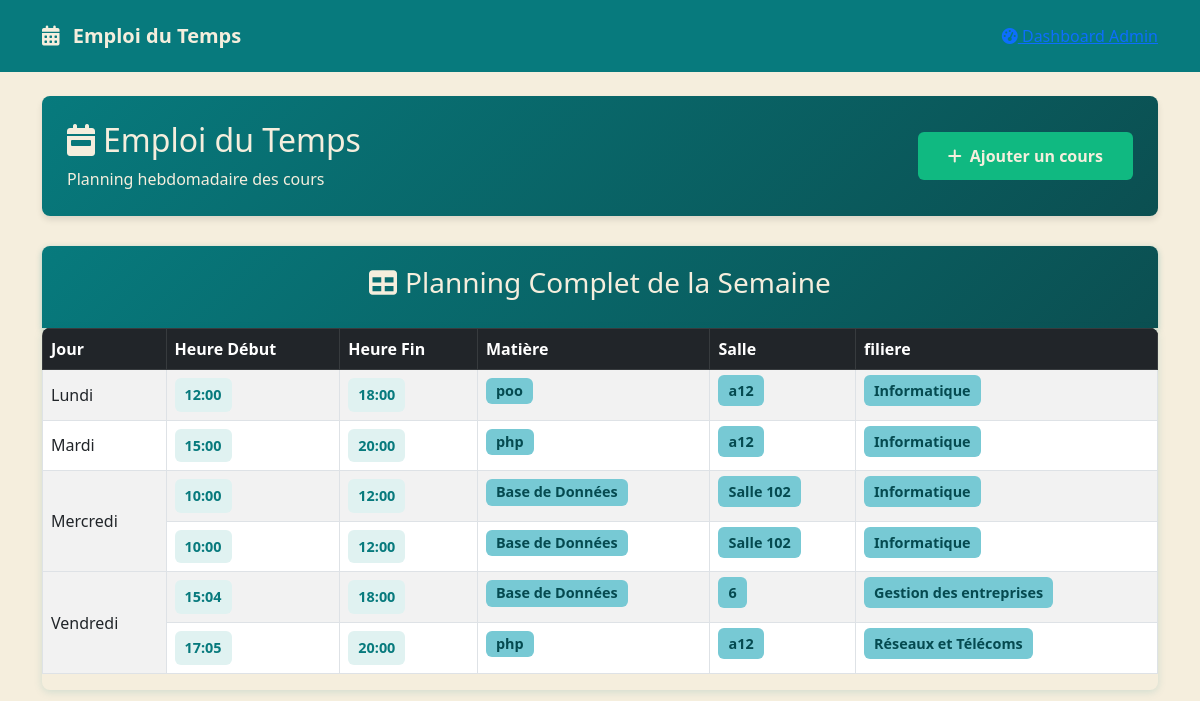
Page /admin/viewsAdmin/emploi_du_temps/indexliste.php (signed in) on the committed database.
### tables this page shows
CREATE TABLE `emplois_temps` (
  `id_cours` int(11) NOT NULL,
  `id_filiere` int(11) NOT NULL,
  `id_matiere` int(11) NOT NULL,
  `jour` enum('Lundi','Mardi','Mercredi','Jeudi','Vendredi','Samedi') NOT NULL,
  `heure_debut` time NOT NULL,
  `heure_fin` time NOT NULL,
  `salle` varchar(50) DEFAULT NULL
);

CREATE TABLE `matieres` (
  `id_matiere` int(11) NOT NULL,
  `nom_matiere` varchar(100) NOT NULL,
  `coefficient` int(11) DEFAULT 1,
  `id_professeur` int(11) DEFAULT NULL
);

CREATE TABLE `filieres` (
  `id_filiere` int(11) NOT NULL,
  `nom_filiere` varchar(100) NOT NULL
);

### admin/controllersAdmin/EmploiController.php (called while the page is built, shortened)
<?php
class EmploiController {
    private $emploiModel;
    public function __construct($pdo) {
        $this->emploiModel = new EmploiModel($pdo);
    }
    public function liste() {
        if ($_SESSION['user']) {
            $cours = $this->emploiModel->getAll();
        } elseif (isset($_SESSION['id_filiere'])) {
            $id_filiere = $_SESSION['id_filiere'];
            $cours = $this->emploiModel->getCoursParFiliere($id_filiere);
        }
        include(__DIR__ . "/../viewsAdmin/emploi_du_temps/liste.php");
    }
}
?>

### admin/viewsAdmin/emploi_du_temps/indexliste.php (called while the page is built, shortened)
<?php
require_once(__DIR__ . "/../../../config/database.php");
require_once(__DIR__ . "/../../controllersAdmin/EmploiController.php");
require_once(__DIR__ . "/../../modelsAdmin/EmploiModel.php");
$pdo = connection_bd();
$controller = new EmploiController($pdo);
$controller->liste();
?>

### admin/modelsAdmin/EmploiModel.php (called while the page is built, shortened)
<?php
class EmploiModel {
    private $pdo;
    public function __construct($pdo) {
        $this->pdo = $pdo;
    }
    public function getAll() {
        $sql = "SELECT e.*, m.nom_matiere, f.nom_filiere
                FROM emplois_temps e
                JOIN matieres m ON e.id_matiere = m.id_matiere
                JOIN filieres f ON e.id_filiere = f.id_filiere
                ORDER BY FIELD(jour, 'Lundi','Mardi','Mercredi','Jeudi','Vendredi','Samedi'),
                         heure_debut";
        $stmt = $this->pdo->prepare($sql);
        $stmt->execute();
        return $stmt->fetchAll(PDO::FETCH_ASSOC);
    }
}
?>

### admin/viewsAdmin/emploi_du_temps/liste.php (the view, shortened to what this page needs)
<!DOCTYPE html>
<html lang="fr">
<head>
    <link href="https://cdn.jsdelivr.net/npm/bootstrap@5.3.0/dist/css/bootstrap.min.css" rel="stylesheet" />
    <link rel="stylesheet" href="https://cdnjs.cloudflare.com/ajax/libs/font-awesome/6.5.0/css/all.min.css" />
</head>
<body>
    <nav class="navbar">
        <div class="container">
            <span class="navbar-brand">
                <i class="fas fa-calendar-alt me-2"></i>
                Emploi du Temps
            </span>
            <div>
                <a href="../index_dash.php">
                    <i class="fas fa-tachometer-alt"></i> Dashboard Admin
                </a>
            </div>
        </div>
    </nav>
    <div class="container mt-4">
        <div class="welcome-section">
            <div class="d-flex justify-content-between align-items-center">
                <div>
                    <h2><i class="fas fa-calendar-week me-2"></i>Emploi du Temps</h2>
                    <p class="mb-0">Planning hebdomadaire des cours</p>
                </div>
                <a href="indexajouter.php" class="btn btn-success">
                    <i class="fas fa-plus me-2"></i>Ajouter un cours
                </a>
            </div>
        </div>
        <?php
        $jours = ['Lundi', 'Mardi', 'Mercredi', 'Jeudi', 'Vendredi', 'Samedi'];
        if (!empty($cours)):
            $cours_par_jour = [];
            foreach ($cours as $c) {
                $cours_par_jour[$c['jour']][] = $c;
            }
            $ordre_jours = array_flip($jours);
            uksort($cours_par_jour, function ($a, $b) use ($ordre_jours) {
                return $ordre_jours[$a] - $ordre_jours[$b];
            });
        ?>
            <div class="table-header">
                <h3><i class="fas fa-table me-2"></i>Planning Complet de la Semaine</h3>
            </div>
            <div class="table-responsive">
                <table class="table table-bordered table-striped">
                    <thead class="table-dark">
                        <tr>
                            <th>Jour</th>
                            <th>Heure Début</th>
                            <th>Heure Fin</th>
                            <th>Matière</th>
                            <th>Salle</th>
                            <th>filiere</th>
                        </tr>
                    </thead>
                    <tbody>
                        <?php foreach ($cours_par_jour as $jour => $cours_du_jour): ?>
                            <?php foreach ($cours_du_jour as $index => $c): ?>
                                <tr>
                                    <?php if ($index === 0): ?>
                                        <td rowspan="<?= count($cours_du_jour) ?>" class="align-middle">
                                            <?= htmlspecialchars($jour) ?>
                                        </td>
                                    <?php endif; ?>
                                    <td><span class="time-badge"><?= substr($c['heure_debut'], 0, 5) ?></span></td>
                                    <td><span class="time-badge"><?= substr($c['heure_fin'], 0, 5) ?></span></td>
                                    <td><span class="badge"><?= htmlspecialchars($c['nom_matiere']) ?></span></td>
                                    <td><span class="salle-badge"><?= htmlspecialchars($c['salle']) ?></span></td>
                                    <td><span class="salle-badge"><?= htmlspecialchars($c['nom_filiere']) ?></span></td>
                                </tr>
                            <?php endforeach; ?>
                        <?php endforeach; ?>
                    </tbody>
                </table>
            </div>
        <?php endif; ?>
    </div>
</body>
</html>

### admin/viewsAdmin/emploi_du_temps/liste.php (style rules this page uses)
body { background: #F5EEDD; font-family: 'Segoe UI', sans-serif; color: #1F2937; }
.navbar { background: #077A7D; padding: 1rem; }
.navbar-brand { color: #F5EEDD !important; font-weight: 600; }
.welcome-section { background: linear-gradient(135deg, #077A7D, #0B4F51); color: #F5EEDD; padding: 25px; border-radius: 8px; margin-bottom: 30px; box-shadow: 0 4px 6px rgba(0,0,0,0.1); }
.btn-success { background: #10b981; border: none; padding: 12px 30px; border-radius: 6px; color: #F5EEDD; font-weight: 600; transition: background 0.3s; }
.table-header { background: linear-gradient(135deg, #077A7D, #0B4F51); color: #F5EEDD; padding: 20px; border-radius: 8px 8px 0 0; margin-bottom: 0; text-align: center; box-shadow: 0 2px 6px rgba(7, 122, 125, 0.3); }
.table-responsive { border-radius: 8px; overflow: hidden; box-shadow: 0 2px 8px rgba(7, 122, 125, 0.15); }
.table-dark { background: #2C3E40; }
.time-badge { background: #E0F2F1; color: #077A7D; padding: 6px 10px; border-radius: 6px; font-weight: 600; font-size: 0.9em; display: inline-block; }
.badge { background: #77C9D4; color: #054A50; padding: 6px 10px; border-radius: 6px; font-weight: 600; font-size: 0.9em; }
.salle-badge { background: #77C9D4; color: #054A50; padding: 6px 10px; border-radius: 6px; font-weight: 600; font-size: 0.9em; }

### rows in the picture
emplois_temps: jour "Lundi", heure_debut "12:00", heure_fin "18:00", id_matiere.nom_matiere "poo", salle "a12", id_filiere.nom_filiere "Informatique"
emplois_temps: jour "Mardi", heure_debut "15:00", heure_fin "20:00", id_matiere.nom_matiere "php", salle "a12", id_filiere.nom_filiere "Informatique"
emplois_temps: jour "Mercredi", heure_debut "10:00", heure_fin "12:00", id_matiere.nom_matiere "Base de Données", salle "Salle 102", id_filiere.nom_filiere "Informatique"
emplois_temps: heure_debut "10:00", heure_fin "12:00", id_matiere.nom_matiere "Base de Données", salle "Salle 102", id_filiere.nom_filiere "Informatique"
emplois_temps: jour "Vendredi", heure_debut "15:04", heure_fin "18:00", id_matiere.nom_matiere "Base de Données", salle "6", id_filiere.nom_filiere "Gestion des entreprises"
emplois_temps: heure_debut "17:05", heure_fin "20:00", id_matiere.nom_matiere "php", salle "a12", id_filiere.nom_filiere "Réseaux et Télécoms"
